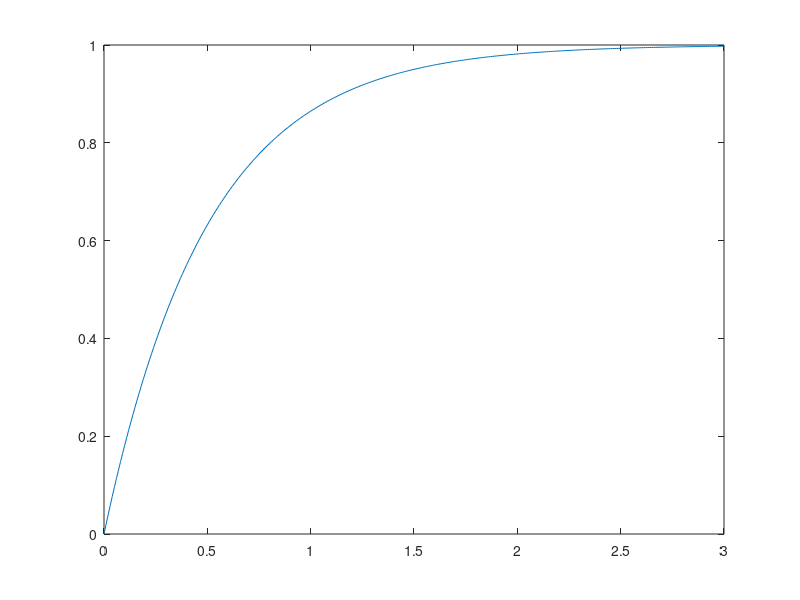
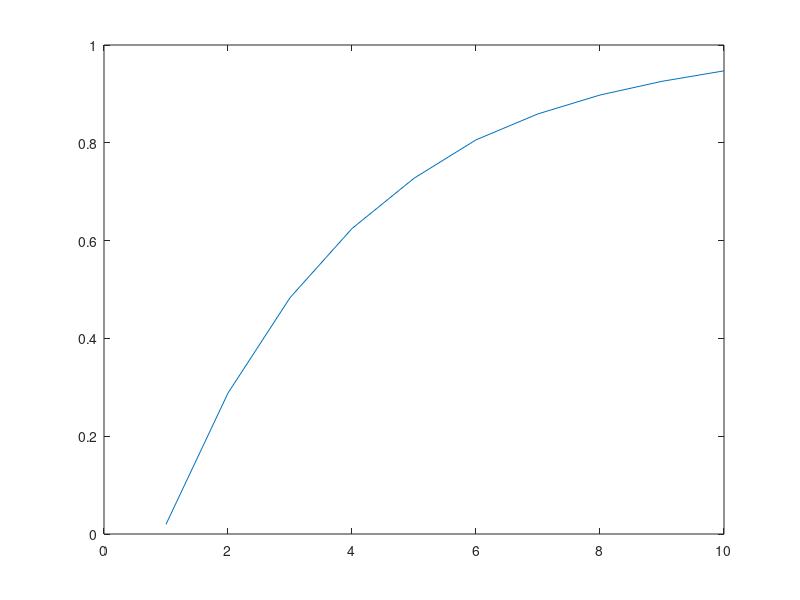
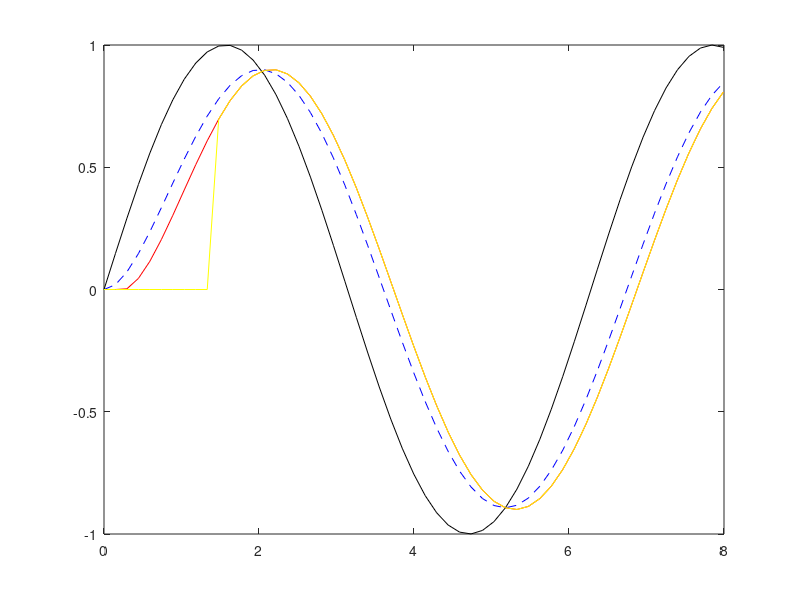

Recreate these plots in MATLAB, in order.
clear; clc;close all;
num = 1;
den = [0.5, 1];
sys = tf(num,den);
t1 = 0:0.01:3;
[y, t1] = step(sys,t1);
figure,plot(t1,y);
n = length(t1);
n1 = abs(y-y(n))/y(n) > 0.05;
n2 = sum(n1);
N = 10;
T = n2*0.01/N;
delta = linspace(2,n2,N);
delta = floor(delta);
S = y(delta);
figure, plot(S);
I = eye(N);
Mss = zeros(1,N);
Mss(end) = 1;
Mss = [I;Mss];
Mss(1,:) = [];
Yk_1 = zeros(N,1);
Yk = zeros(N,1);
yk(1) = 0; yk(2) = 0;
t = 0:T:8;
t2 = 0:T:16;
u = sin(t);
u2 = sin(t2);
for i = 3:length(u);
    Yk = Mss*Yk_1 + S*(u(i-1)-u(i-2));
    yk(i) = Yk(1);
    Yk_1 = Yk;
end
figure, plot(t,yk,'r'); hold on;
[yy,t] = lsim(sys,u,t);
plot(t,yy,'b--');plot(t,u,'k');

y1k = 0;
k=0;

for L = N+1:length(u)
    for i = 1:N-1
        temp(i) = S(i)*(u(k+L-i)-u2(k+L-i-1));
    end
    temp(2) = sum(temp);
    y1k(L) = temp(2) + S(N)*u(k+L-N);
end
plot(t,y1k,'y')
